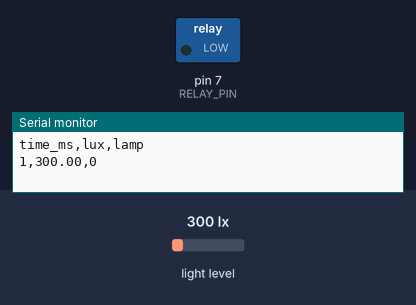
A sketch run on a simulated Arduino Uno, built with avr-gcc and run on an emulated ATmega328P. Shown: switched loads named in the sketch (green lamp = pin HIGH), the last lines printed to the serial monitor. The test bench sets the inputs (shaded band); at power-on: light level 300 lx.

Above: at 0.1 s.
At 10.1 s:
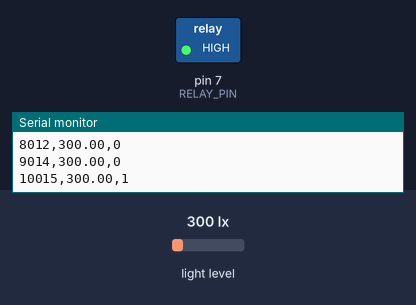
Timing chart, 0 to 11.6 s (numbered marks = the images above):
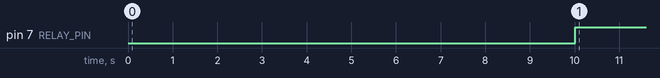

The sketch:

photosynthesis-light-control.ino
```cpp
#include <Wire.h>
#include <Adafruit_TSL2591.h>
// @pin SDA=A4
// @pin SCL=A5
// @pin RELAY=D7
// @baud 9600
Adafruit_TSL2591 light(2591);
const byte RELAY_PIN = 7;
// @tunable targetLux
float targetLux = 500.0;
void setup() {
  Serial.begin(9600);
  pinMode(RELAY_PIN, OUTPUT);
  digitalWrite(RELAY_PIN, LOW);
  if (!light.begin()) Serial.println("# TSL2591_ERROR");
  light.setGain(TSL2591_GAIN_LOW);
  light.setTiming(TSL2591_INTEGRATIONTIME_100MS);
  Serial.println("time_ms,lux,lamp");
}
void loop() {
  uint32_t raw = light.getFullLuminosity();
  float lux = light.calculateLux(raw & 0xffff, raw >> 16);
  static bool lamp = false;
  static unsigned long lastSwitch = 0;
  // 조명 자신이 센서 밝기를 크게 바꾸므로, 기준 간격만으로는 릴레이가 초 단위로
  // 반복 동작해 접점이 빨리 상합니다. 최소 유지 시간을 함께 둡니다.
  if (millis() - lastSwitch >= 10000) {
    if (lux < targetLux * 0.9 && !lamp) {
      lamp = true;
      lastSwitch = millis();
    }
    else if (lux > targetLux * 1.1 && lamp) {
      lamp = false;
      lastSwitch = millis();
    }
  }
  digitalWrite(RELAY_PIN, lamp ? HIGH : LOW);
  Serial.print(millis());
  Serial.print(',');
  Serial.print(lux, 2);
  Serial.print(',');
  Serial.println(lamp);
  delay(1000);
}
```

Measured:
- by itself, pin 7 (RELAY_PIN): LOW → HIGH at 10.0 s
